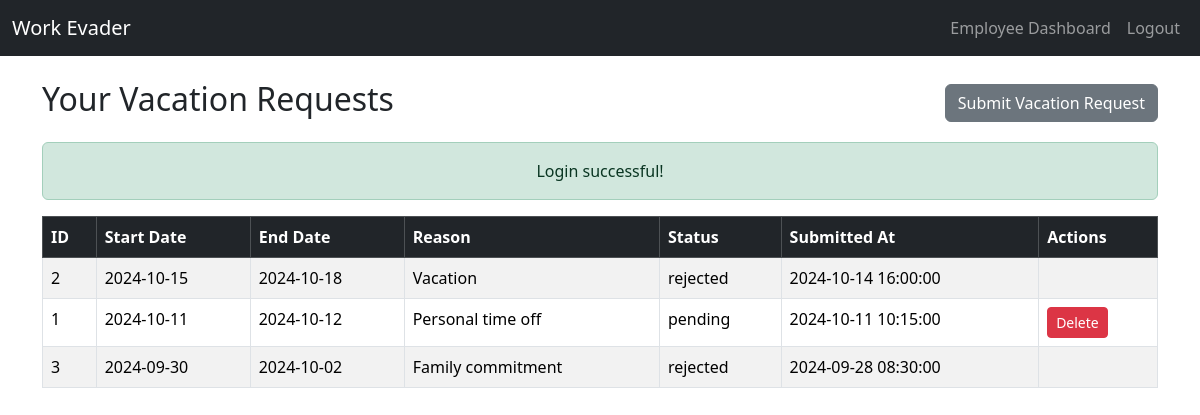
Screenshot of /employee/dashboard (signed in) with the database file from the repository.
### tables this page shows
CREATE TABLE `requests` (
  `id` int NOT NULL AUTO_INCREMENT,
  `user_id` int NOT NULL,
  `start_date` date NOT NULL,
  `end_date` date NOT NULL,
  `reason` text,
  `status` enum('pending','approved','rejected') DEFAULT 'pending',
  `created_at` timestamp NULL DEFAULT CURRENT_TIMESTAMP,
  `updated_at` timestamp NULL DEFAULT CURRENT_TIMESTAMP ON UPDATE CURRENT_TIMESTAMP,
  PRIMARY KEY (`id`),
  FOREIGN KEY (`user_id`) REFERENCES `users`(`id`) ON DELETE CASCADE
);

### src/controllers/employee/dashboard.php (called while the page is built, shortened)
<?php
$database = new Database();
$userEmployee = new UserEmployee($database);
$user_id = $_SESSION['user_id'];
$requests = $userEmployee->fetchVacationRequestsByUser($user_id);
require('views/employee/dashboard.view.php');

### src/index.php (called while the page is built, shortened)
<?php
require __DIR__ . '/autoload.php';
$routes = require('routes.php');
$router = new Router($routes);
?>

### src/autoload.php (called while the page is built, shortened)
<?php
spl_autoload_register(function ($class) {
    $file = __DIR__ . '/classes/' . str_replace('\\', '/', $class) . '.php';
});

### src/classes/Database.php (called while the page is built, shortened)
<?php
class Database
{
    private PDO $connection;
    public PDOStatement $statement;
    public function __construct()
    {
        $dsn = 'mysql:host=' . getenv('MYSQL_HOST') . ';dbname=' . getenv('MYSQL_DATABASE');
        $user = getenv('MYSQL_USER');
        $password = getenv('MYSQL_PASSWORD');
        try {
            $this->connection = new PDO($dsn, $user, $password);
            $this->connection->setAttribute(PDO::ATTR_ERRMODE, PDO::ERRMODE_EXCEPTION);
            $this->connection->setAttribute(PDO::ATTR_DEFAULT_FETCH_MODE, PDO::FETCH_ASSOC);
        } catch (PDOException $e) {
            echo "Connection failed: " . $e->getMessage();
        }
    }
    public function query(string $query, array $params = []): self
    {
        $this->statement = $this->connection->prepare($query);
        $this->statement->execute($params);
        return $this;
    }
    public function get()
    {
        return $this->statement->fetchAll();
    }
}

### src/classes/UserEmployee.php (called while the page is built, shortened)
<?php
class UserEmployee
{
    private $database;
    public function __construct(Database $database)
    {
        $this->database = $database;
    }
    public function fetchVacationRequestsByUser($user_id): array
    {
        return $this->database->query("SELECT * FROM requests WHERE user_id = :user_id ORDER BY created_at DESC", [':user_id' => $user_id])->get();
    }
}

### src/views/employee/dashboard.view.php (the view, shortened to what this page needs)
<?php
include('views/partials/head.php');
include('views/partials/navbar.php');
?>
<div class="d-flex justify-content-between align-items-center mt-4 mb-3">
    <h2>Your Vacation Requests</h2>
    <a href="/employee/vacation-request" class="btn btn-secondary">Submit Vacation Request</a>
</div>
<?php if (!empty($requests)): ?>
    <table class="table table-striped table-bordered">
        <thead class="table-dark">
            <tr>
                <th>ID</th>
                <th>Start Date</th>
                <th>End Date</th>
                <th>Reason</th>
                <th>Status</th>
                <th>Submitted At</th>
                <th>Actions</th>
            </tr>
        </thead>
        <tbody>
            <?php foreach ($requests as $request): ?>
                <tr>
                    <td><?= htmlspecialchars($request['id']) ?></td>
                    <td><?= htmlspecialchars($request['start_date']) ?></td>
                    <td><?= htmlspecialchars($request['end_date']) ?></td>
                    <td><?= htmlspecialchars($request['reason']) ?></td>
                    <td><?= htmlspecialchars($request['status']) ?></td>
                    <td><?= htmlspecialchars($request['created_at']) ?></td>
                    <td>
                        <?php if ($request['status'] === 'pending'): ?>
                            <form action="/employee/delete/vacation-request/submit" method="POST" style="display:inline;">
                                <button type="submit" class="btn btn-danger btn-sm" onclick="return confirm('Are you sure you want to delete this request?');">Delete</button>
                            </form>
                        <?php endif; ?>
                    </td>
                </tr>
            <?php endforeach; ?>
        </tbody>
    </table>
<?php else: ?>
    <p class="text-muted mt-3">You have not submitted any vacation requests.</p>
<?php endif; ?>
<?php include('views/partials/footer.php'); ?>

### rows the page displays
requests: id "2", start_date "2024-10-15", end_date "2024-10-18", reason "Vacation", status "rejected", created_at "2024-10-14 16:00:00"
requests: id "1", start_date "2024-10-11", end_date "2024-10-12", reason "Personal time off", status "pending", created_at "2024-10-11 10:15:00"
requests: id "3", start_date "2024-09-30", end_date "2024-10-02", reason "Family commitment", status "rejected", created_at "2024-09-28 08:30:00"

### other values shown
$_SESSION['success'] "Login successful!"
